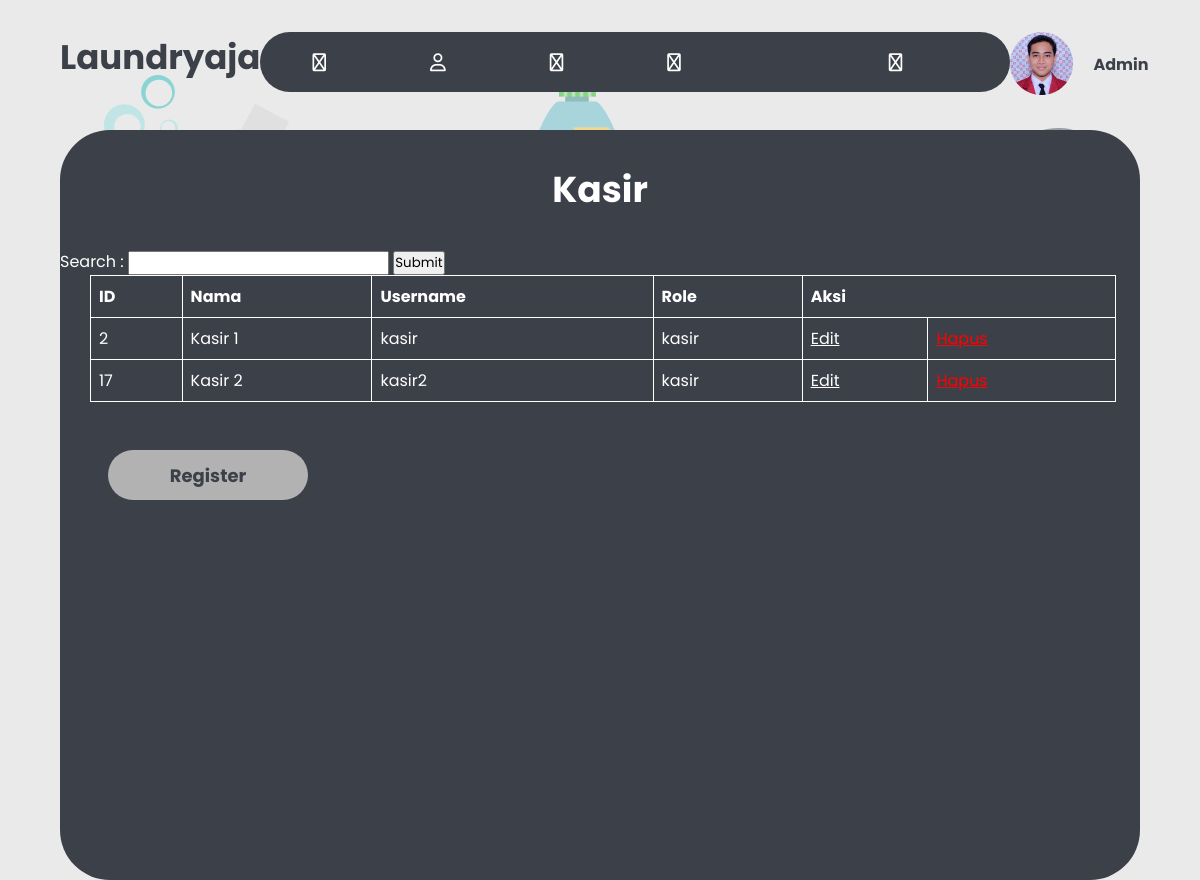
The page /admin/tampil_user.php (signed in) on the database its author committed.
### tables this page shows
CREATE TABLE `user` (
  `id` int(11) NOT NULL,
  `nama` varchar(100) NOT NULL,
  `username` varchar(30) NOT NULL,
  `password` text NOT NULL,
  `role` enum('admin','kasir','owner') NOT NULL
);

### admin/tampil_user.php (the view, shortened to what this page needs)
<?php
include 'navbar.php';
?>
<!DOCTYPE html>
<html lang="en">
<head>
    <link rel="stylesheet" href="../assets/css/style-user2.css">
</head>
<body>
    <div class="container">
        <div class="report">
            <div class="report-wrapper">
                <div class="report-card">
                    <div class="report-desc">
                        <h3>Kasir</h3>
                    </div>
                    <form method=post action="tampil_user.php">
                        <label for="cari">Search :</label>
                        <input type="search" id="gsearch" name="cari">
                        <input type="submit">
                    </form>
                    <table>
                        <thead>
                            <tr>
                                <th>ID</th>
                                <th>Nama</th>
                                <th>Username</th>
                                <th>Role</th>
                                <th colspan="3">Aksi</th>
                            </tr>
                        </thead>
                        <tbody>
                        <?php
                        include "../koneksi.php";
                        if(isset($_POST['cari'])){
                            $cari = $_POST['cari'];
                            $qry_user=mysqli_query($conn, "select * from user where id = '$cari' or nama like '%$cari%' or username like '%$cari%'");
                        }
                        else {
                        $qry_user = mysqli_query($conn, "SELECT u.id, u.nama, u.username, u.role FROM user u WHERE role='kasir'");
                        }
                            $action = "kasir";
                            while ($data_user = mysqli_fetch_array($qry_user)) {
                            $hapus = "<a href='hapus_user.php?id=$data_user[id]' onclick='return confirm(Apakah anda yakin menghapus data ini?)' style='color:red'>Hapus</a>";
                            $edit = "<a href='ubah_user.php?id=$data_user[id]&action=$action' style='color:white'>Edit</a>";
                        ?>
                            <tr>
                                <td><?= $data_user['id'] ?></td>
                                <td><?= $data_user['nama'] ?></td>
                                <td><?= $data_user['username'] ?></td>
                                <td><?= $data_user['role'] ?></td>
                                <td><?= $edit ?></td>
                                <td><?= $hapus ?></td>
                            </tr>
                            <?php
                                }
                            ?>
                        </tbody>
                      </table>
                    <div class="register">
                    <a href="tambah_user.php?action=<?= $action ?>"><button>Register</button></a>
                    </div>
                </div>
            </div>
        </div>
    </div>
</body>
</html>

### assets/css/style-navbar-admin4.css (style rules this page uses)
* { margin: 0; padding: 0; box-sizing: border-box; font-family: 'poppins'; }
.container { width: 90%; margin: 0 auto; }
body { background-image: url(../img/Login.png); }

### assets/css/style-user2.css (style rules this page uses)
* { margin: 0; padding: 0; box-sizing: border-box; font-family: 'poppins'; }
.container { width: 90%; margin: 0 auto; }
body { background-image: url(../img/Login.png); }
.report { background-color: #3C4048; color: #fff; width: 100%; height: 750px; border-radius: 50px; }
.report-card { margin-top: 50px; }
.report-desc { display: flex; justify-content: center; }
.report-desc h3 { font-size: 36px; margin: 2rem 0; }
table { margin-left: 30px; font-family: arial, sans-serif; border-collapse: collapse; width: 95%; }
td, th { border: 1px solid white; text-align: left; padding: 8px; }
.register { margin: 3rem 3rem; }
.register button { background-color: #B2B2B2; color: #3C4048; font-size: 18px; font-weight: 700; border: none; border-radius: 25px; width: 200px; height: 50px; margin-bottom: 15px; cursor: pointer; }

### rows shown on the page
user: id "2", nama "Kasir 1", username "kasir", role "kasir"
user: id "17", nama "Kasir 2", username "kasir2", role "kasir"

### other values the page prints
$_SESSION['nama'] "Admin"
